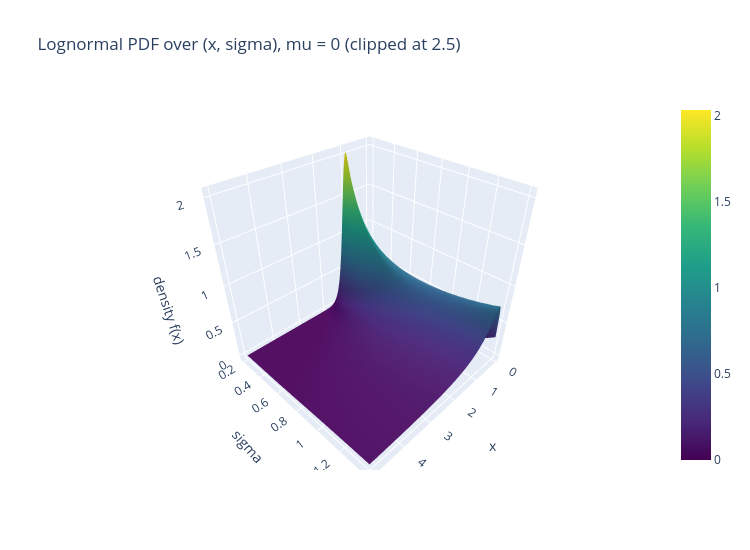

This figure's notebook cell:
### Markdown cell above
### 8.3 Interactive Plotly version
The (x, sigma) surface of 8.1; drag to rotate.

### Code cell
fig = go.Figure(go.Surface(x=x_values, y=sigma_values, z=np.minimum(Z, 2.5), colorscale="Viridis"))
fig.update_layout(title="Lognormal PDF over (x, sigma), mu = 0 (clipped at 2.5)", width=750, height=550,
                  scene=dict(xaxis_title="x", yaxis_title="sigma", zaxis_title="density f(x)"))
fig.show()

### Figure 1 — Plotly figure (JSON) as saved in the notebook; plotly's stock layout.template omitted (floating-point values rounded to 4 significant figures; data arrays with more than 128 entries replaced by an {"elided": "..."} marker saying what was removed)
{"data": [{"colorscale": [[0.0, "#440154"], [0.1111, "#482878"], [0.2222, "#3e4989"], [0.3333, "#31688e"], [0.4444, "#26828e"], [0.5556, "#1f9e89"], [0.6667, "#35b779"], [0.7778, "#6ece58"], [0.8889, "#b5de2b"], [1.0, "#fde725"]], "type": "surface", "x": {"elided": "140 float values"}, "y": [0.2, 0.2308, 0.2615, 0.2923, 0.3231, 0.3538, 0.3846, 0.4154, 0.4462, 0.4769, 0.5077, 0.5385, 0.5692, 0.6, 0.6308, 0.6615, 0.6923, 0.7231, 0.7538, 0.7846, 0.8154, 0.8462, 0.8769, 0.9077, 0.9385, 0.9692, 1.0, 1.031, 1.062, 1.092, 1.123, 1.154, 1.185, 1.215, 1.246, 1.277, 1.308, 1.338, 1.369, 1.4], "z": {"elided": "40x140 float values"}}], "layout": {"height": 550, "scene": {"xaxis": {"title": {"text": "x"}}, "yaxis": {"title": {"text": "sigma"}}, "zaxis": {"title": {"text": "density f(x)"}}}, "title": {"text": "Lognormal PDF over (x, sigma), mu = 0 (clipped at 2.5)"}, "width": 750}}
